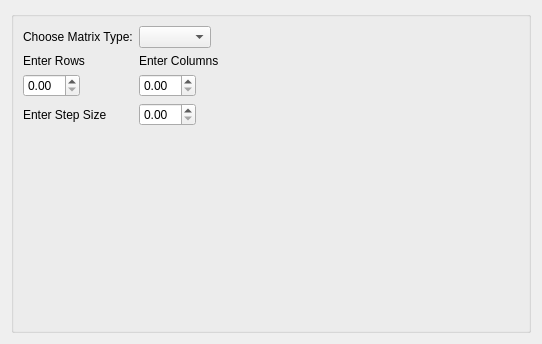
<?xml version="1.0" encoding="UTF-8"?>
<ui version="4.0">
 <class>GenerateStandardMatrixDialog</class>
 <widget class="QDialog" name="GenerateStandardMatrixDialog">
  <property name="geometry">
   <rect>
    <x>0</x>
    <y>0</y>
    <width>542</width>
    <height>344</height>
   </rect>
  </property>
  <property name="sizePolicy">
   <sizepolicy hsizetype="Fixed" vsizetype="Fixed">
    <horstretch>0</horstretch>
    <verstretch>0</verstretch>
   </sizepolicy>
  </property>
  <property name="minimumSize">
   <size>
    <width>300</width>
    <height>120</height>
   </size>
  </property>
  <property name="windowTitle">
   <string>Dialog</string>
  </property>
  <layout class="QVBoxLayout" name="verticalLayout">
   <item>
    <widget class="QGroupBox" name="groupBox">
     <property name="title">
      <string/>
     </property>
     <layout class="QFormLayout" name="formLayout">
      <property name="fieldGrowthPolicy">
       <enum>QFormLayout::FieldsStayAtSizeHint</enum>
      </property>
      <item row="1" column="0">
       <widget class="QLabel" name="Type">
        <property name="text">
         <string>Choose Matrix Type:</string>
        </property>
       </widget>
      </item>
      <item row="1" column="1">
       <widget class="QComboBox" name="matrixType_"/>
      </item>
      <item row="9" column="1">
       <widget class="QLabel" name="Columns">
        <property name="text">
         <string>Enter Columns</string>
        </property>
       </widget>
      </item>
      <item row="9" column="0">
       <widget class="QLabel" name="Rows">
        <property name="text">
         <string>Enter Rows</string>
        </property>
       </widget>
      </item>
      <item row="11" column="1">
       <widget class="QDoubleSpinBox" name="StepSize"/>
      </item>
      <item row="11" column="0">
       <widget class="QDoubleSpinBox" name="noOfColumns_"/>
      </item>
      <item row="15" column="0">
       <widget class="QLabel" name="StepSize_2">
        <property name="text">
         <string>Enter Step Size</string>
        </property>
       </widget>
      </item>
      <item row="15" column="1">
       <widget class="QDoubleSpinBox" name="noOfRows_"/>
      </item>
     </layout>
    </widget>
   </item>
  </layout>
 </widget>
 <resources/>
 <connections/>
</ui>
